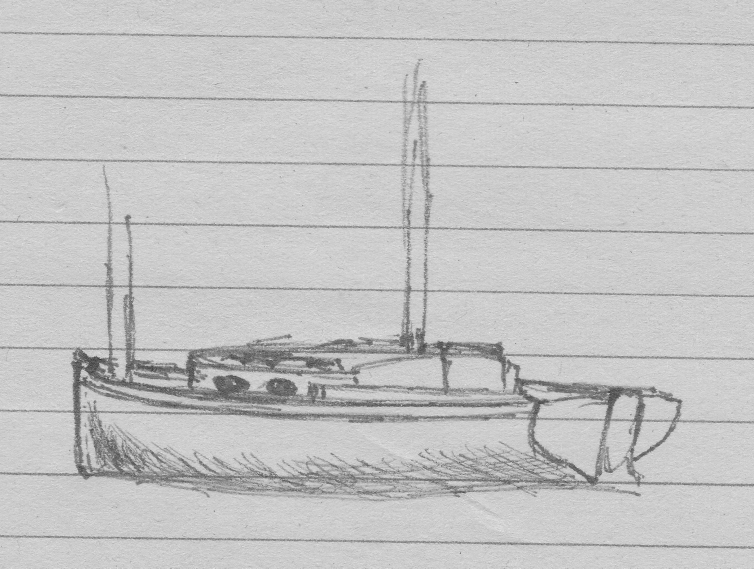
#> input picture Sketches/Ruled/IMG_0003.jpg, 2262 x 1705 px (shown at 1/3 size); its folder holds only this picture in this run
$ jupyter execute --allow-errors standardize.ipynb   (shell and % lines are left out)   (older library calls are emulated)
#> lines starting #> are read from the running program, lines starting #| are printed output that depends on the picture
[cell 1]
import numpy as np
import matplotlib.pyplot as plt
import glob

from skimage import io, color, filters, feature, restoration
from skimage.transform import resize, rotate
from skimage.color import rgb2gray
from scipy.spatial.distance import squareform
from scipy.misc import imread
import pandas as pd
import matplotlib.cm as cm
from scipy import ndimage, misc
import pickle

import glob
import PIL
from PIL import Image

[cell 2]
import sys
sys.path.append("..")

from src.standardizer import Standardizer

[cell 3]
RESIZED_DIRECTORY = '../data/resized'

[cell 4]
ruled_imgs = glob.glob('../Sketches/Ruled/*')

[cell 5]
ruled_arr = []
for a in ruled_imgs:
    try:
        ruled_arr.append(imread(a))
    except:
        continue

[cell 6]
fig, ax = plt.subplots(5, 5, figsize = (10, 10))
#> (the rest of this cell did not finish here and is left out)

[cell 7]
greyscale_imgs = []
for img in ruled_imgs:
    try:
        x = imread(img, mode='L')
#> x is the input picture: shape (1705, 2262); min 14, max 255, mean 196.1
        greyscale_imgs.append(x)
    except:
        continue

[cell 8]
greyscale_imgs = np.array(greyscale_imgs)

[cell 9]
io.imshow(greyscale_imgs[0])

[cell 10]
greyscale_imgs[0].shape
#> Out = (1705, 2262)

[cell 11]
widths = []
heights = []
aspect_ratios = []
for img in greyscale_imgs:
    try:
        widths.append(img.shape[0])
        heights.append(img.shape[1])
        aspect_ratios.append(img.shape[0]/img.shape[1])
    except:
        continue
#> this loop made 1 pass
#> after the loop, aspect_ratios = [0.754]; heights = [2262]; widths = [1705]

[cell 12]
fig, ax = plt.subplots()
ax.hist(widths, alpha = 0.5, label = 'Image Widths')
ax.hist(heights, alpha = 0.5, label = 'Image Heights')
ax.set_title('Image Dimensions - Ruled Images')
ax.legend()
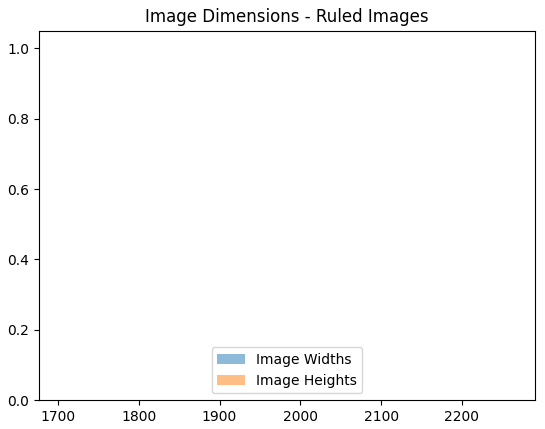
#> figure drawn by matplotlib, 1 panel; tallest bar 1 high, from x = 1705 to 1705.1; tallest bar 1 high, from x = 2262 to 2262.1

[cell 13]
fig, ax = plt.subplots()
ax.boxplot(aspect_ratios)
ax.set_title('Image Aspect Ratios - Ruled Images')
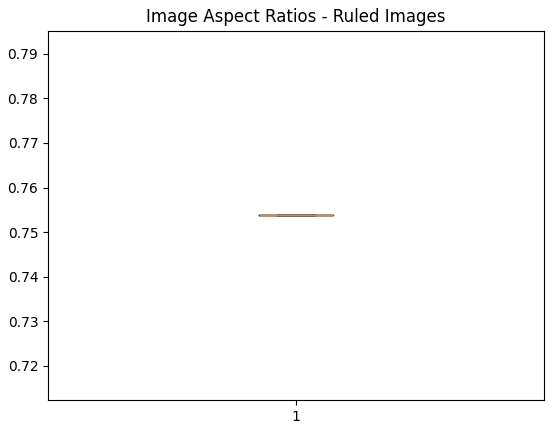
#> figure drawn by matplotlib, 1 panel

[cell 14]
np.mean(aspect_ratios)
#> Out = 0.754

[cell 15]
def resize(i, img, width=400):
#> called with i = 0, img = '../Sketches/Ruled/IMG_0003.jpg', width = 400
    mywidth = width

    img = Image.open(img)
#     wpercent = (mywidth/float(img.size[0]))
#     hsize = int((float(img.size[1])*float(wpercent)))
    img = img.resize((mywidth,int(mywidth*1.26)), PIL.Image.ANTIALIAS)
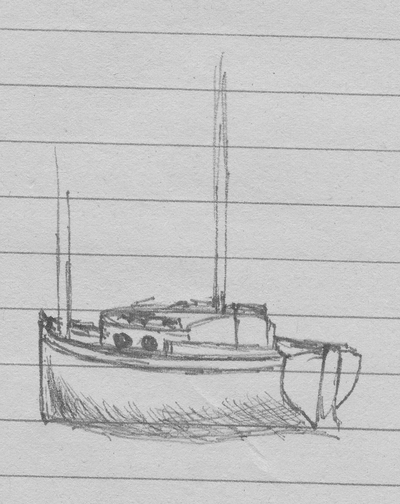
#> img: PIL image 400x504 L; min 65, max 225, mean 196.1
    img.save('../data/resized/{}_img.png'.format(i))

[cell 16]
for i, img in enumerate(ruled_imgs):
    try:
        resize(i, img)
    except:
        continue

[cell 17]
resized_imgs = glob.glob('../data/resized/*')

[cell 18]
print(len(resized_imgs))

[cell 19]
img_list = [164, 202, 425, 345, 139, 72, 311, 363, 403, 509, 362, 257, 175, 203, 47, 183, 0, 297, 34, 8, 320, 197, 293, 450, 215, 28, 74]

[cell 20]
img_subset = []
for img in resized_imgs:
    img_idx = int(img.split('/')[3].split('_')[0])
    if img_idx in img_list:
        img_subset.append(img)

[cell 21]
img_subset

#> (a cell that did not finish here is left out)

[cell 23]
for i in range(len(img_subset)):
    fig, ax = plt.subplots(1, 2)
    ax[0].imshow(standardizer_subset.binarized_images[i], cmap='gray')
    ax[1].imshow(standardizer_subset.greyscale_image_list[i], cmap='gray')
    ax[0].set_title(standardizer_subset.image_list[i])
    plt.show()
    print(standardizer_subset.greyscale_image_list[i].shape)

[cell 24]
fig, ax = plt.subplots(5, 5, figsize=(10, 10))
#> (the rest of this cell did not finish here and is left out)

[cell 25]
mean_pixel_values_subset = np.zeros((504, 400))
mean_pixel_values_full = np.zeros((504, 400))

#> (a cell that did not finish here is left out)

[cell 27]
plt.imshow(mean_pixel_values_subset, cmap='gray')
plt.title('Mean Pixel Values - Subset', fontsize = 20)
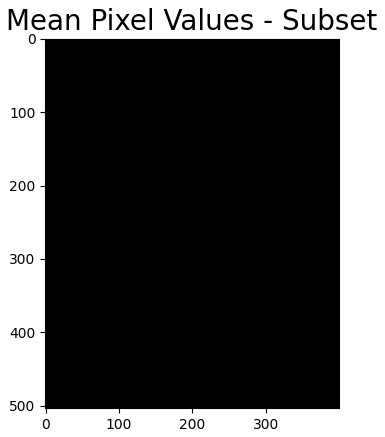
#> figure drawn by matplotlib, 1 panel

[cell 28]
plt.imshow(mean_pixel_values_full, cmap='gray')
plt.title('Mean Pixel Values - Full', fontsize = 20)
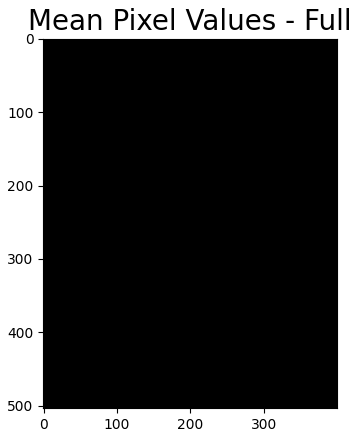
#> figure drawn by matplotlib, 1 panel

$ run again, on Sketches/Ruled/IMG_0014.jpg
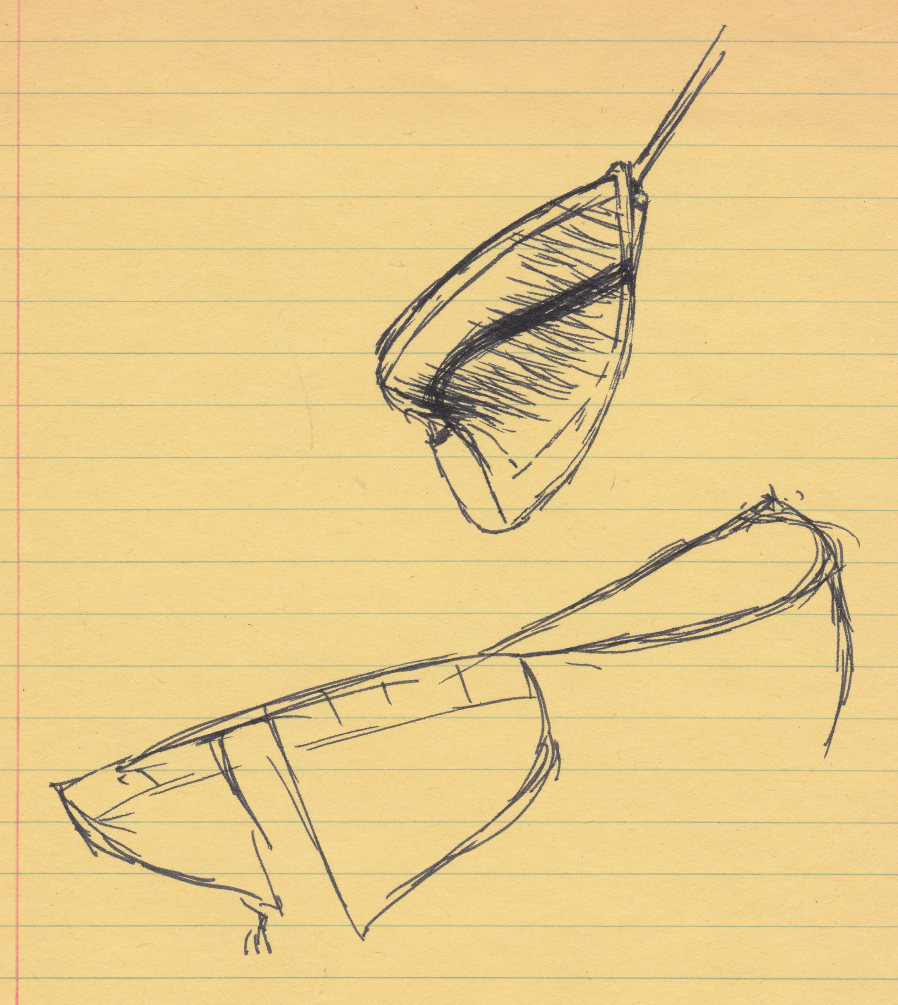
#> input picture Sketches/Ruled/IMG_0014.jpg, 3590 x 4017 px (shown at 1/4 size)
#> the loop `for img in greyscale_imgs:` made 1 pass
#> after the loop `for img in greyscale_imgs:`: aspect_ratios = [1.12]; heights = [3590]; widths = [4017]
#> `[cell 13] fig, ax = plt.subplots() ax.boxplot(aspect_ratios) ax.set_ti..`:
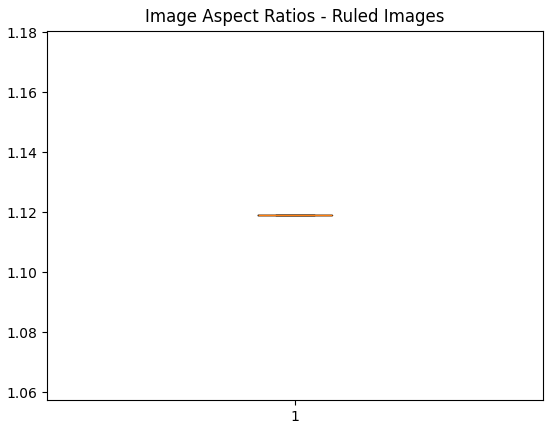
#> figure drawn by matplotlib, 1 panel
#> `np.mean(aspect_ratios)`: Out = 1.12
#> in resize, img is the input picture: PIL image 3590x4017 RGB; mean R, G, B 231.3, 203.3, 139.8
#> in resize, `img = img.resize((mywidth,int(mywidth*1.26)), PIL.Image.ANTIALIAS)`:
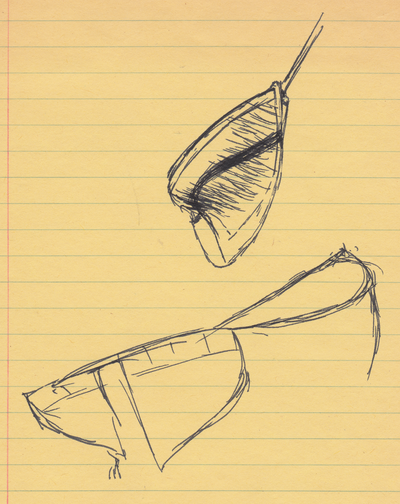
#> img: PIL image 400x504 RGB; mean R, G, B 231.3, 203.3, 139.8

$ run again, on Sketches/Ruled/IMG_0015.jpg
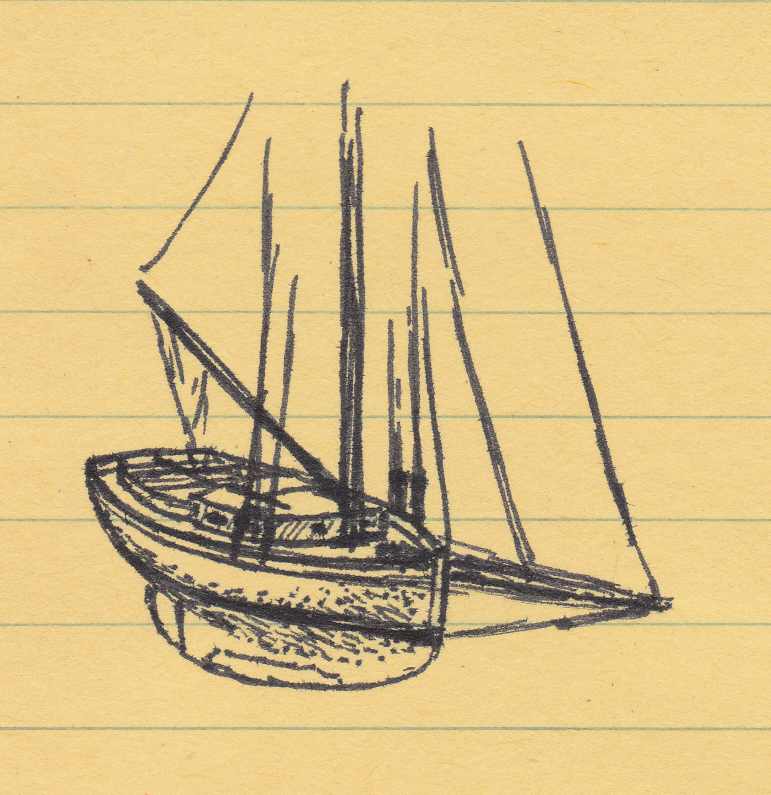
#> input picture Sketches/Ruled/IMG_0015.jpg, 1541 x 1590 px (shown at 1/2 size)
#> the loop `for img in greyscale_imgs:` made 1 pass
#> after the loop `for img in greyscale_imgs:`: aspect_ratios = [1.03]; heights = [1541]; widths = [1590]
#> `[cell 13] fig, ax = plt.subplots() ax.boxplot(aspect_ratios) ax.set_ti..`:
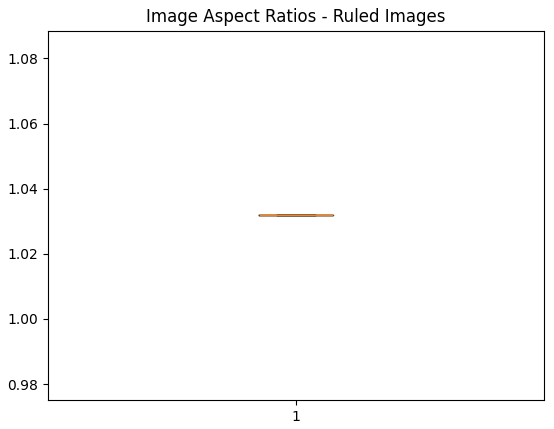
#> figure drawn by matplotlib, 1 panel
#> `np.mean(aspect_ratios)`: Out = 1.03
#> in resize, img is the input picture: PIL image 1541x1590 RGB; mean R, G, B 217.9, 192, 134.4
#> in resize, `img = img.resize((mywidth,int(mywidth*1.26)), PIL.Image.ANTIALIAS)`:
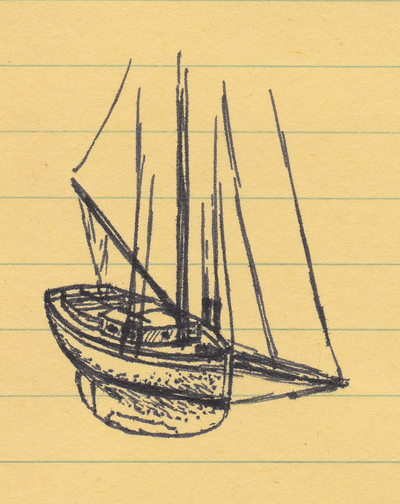
#> img: PIL image 400x504 RGB; mean R, G, B 217.9, 192, 134.4

$ run again, on Sketches/Ruled/IMG_0016.jpg
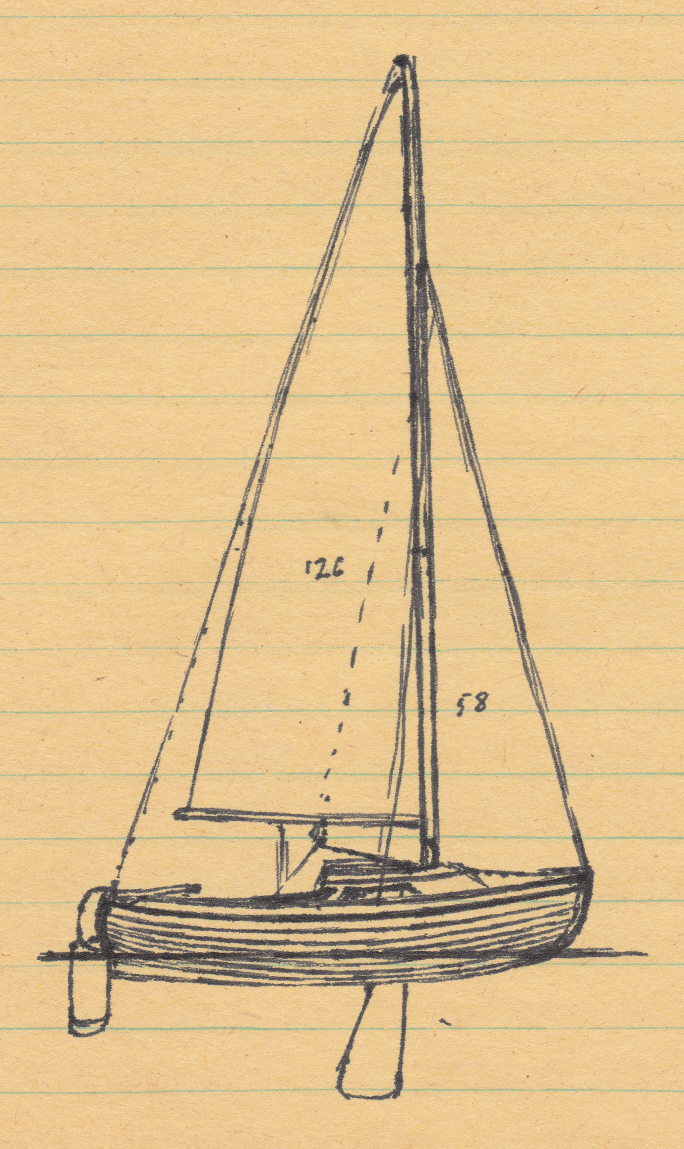
#> input picture Sketches/Ruled/IMG_0016.jpg, 2052 x 3445 px (shown at 1/3 size)
#> the loop `for img in greyscale_imgs:` made 1 pass
#> after the loop `for img in greyscale_imgs:`: aspect_ratios = [1.68]; heights = [2052]; widths = [3445]
#> `[cell 13] fig, ax = plt.subplots() ax.boxplot(aspect_ratios) ax.set_ti..`:
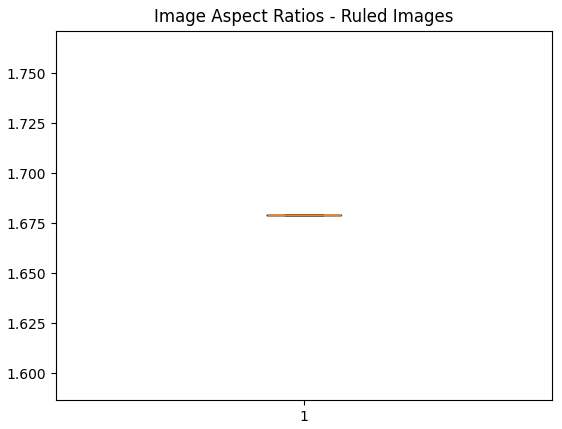
#> figure drawn by matplotlib, 1 panel
#> `np.mean(aspect_ratios)`: Out = 1.68
#> in resize, img is the input picture: PIL image 2052x3445 RGB; mean R, G, B 223.3, 192.9, 142.9
#> in resize, `img = img.resize((mywidth,int(mywidth*1.26)), PIL.Image.ANTIALIAS)`:
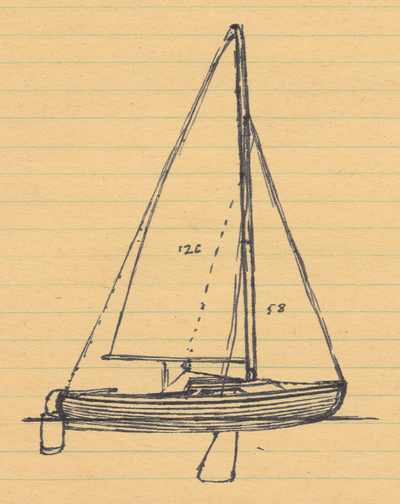
#> img: PIL image 400x504 RGB; mean R, G, B 223.3, 192.9, 142.9
